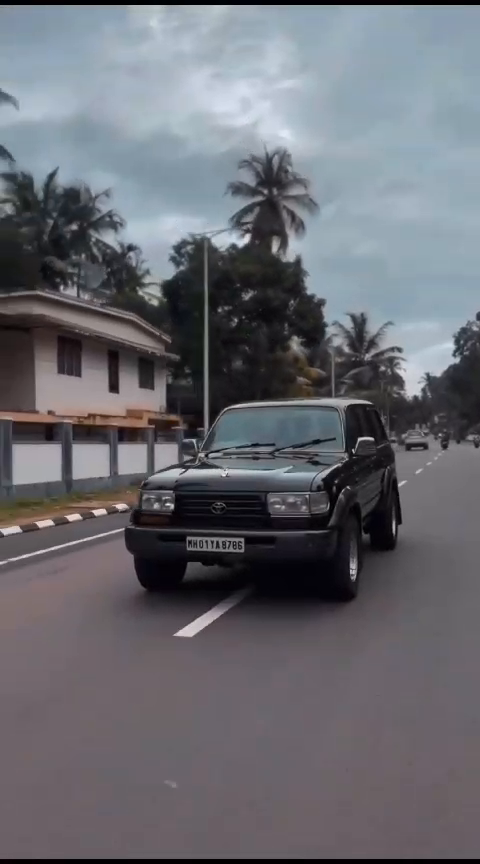
#> input picture frame 35 of march_bigdata/Deep Learning/open_cv/data/car_number.mp4, 480 x 864 px, given in place of videoplayback.mp4, which was not available
$ python video.py
#> lines starting #> are read from the running program, lines starting #| are printed output that depends on the picture; after the words box and inside, x2 and y2 are one past the last pixel; in counts of white or black regions, pixels touching at a corner belong together; pictures that were not available may be replaced by others from this repository, and a replacement may not be noted
import cv2
# to read vide cam
# video_capture = cv2.VideoCapture(0)
# to read a camera
video_capture=cv2.VideoCapture("open_cv/data/videoplayback.mp4")


while True:
  sucess,frame=video_capture.read()
#> frame is the input picture: shape (864, 480, 3); mean B, G, R 112.7, 106, 105
  # rect_frame=cv2.rectangle(frame,pt1=(40,40),pt2=(300,315),color=(255,0,0),thickness=cv2.FILLED)
  # cir_frame=cv2.circle(rect_frame,center=(177,181),radius=100,color=(0,0,255),thickness=5)
  gray_img=cv2.cvtColor(frame,cv2.COLOR_BGR2GRAY)
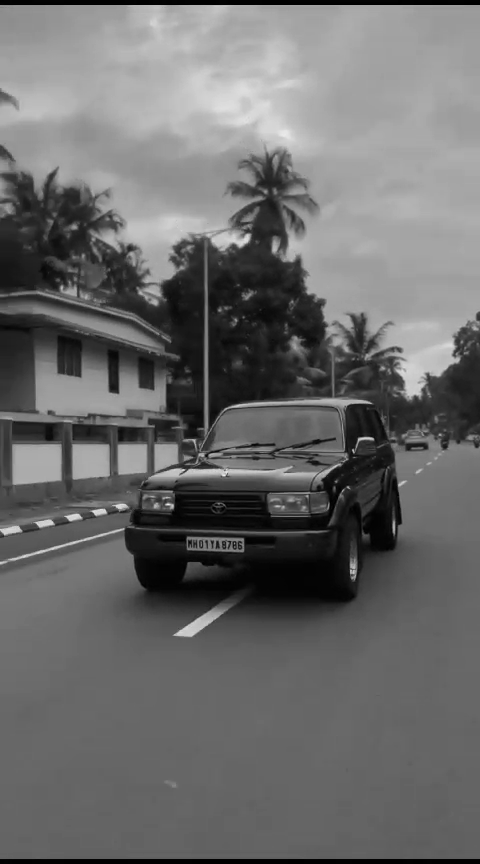
#> gray_img: shape (864, 480); min 0, max 239, mean 106.5
  (thresh,bw_img)=cv2.threshold(gray_img,128,255,cv2.THRESH_BINARY)
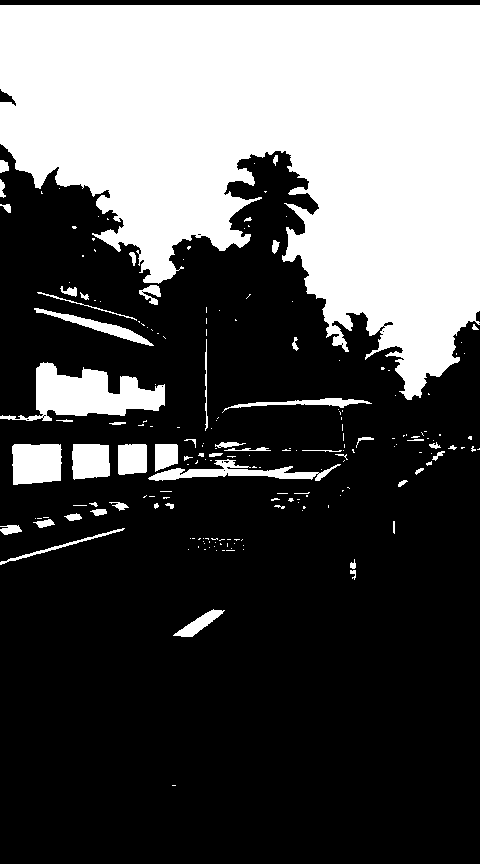
#> bw_img: shape (864, 480); 33.2% white; 194 white regions (141 under 20 px), largest, box (x1, y1, x2, y2) and area: (0, 5, 480, 400) 121257, (0, 362, 165, 421) 4748, (12, 444, 62, 485) 1873


  print(sucess)
#| True

  cv2.imshow("Video Capture",bw_img)

  if cv2.waitKey(100) & 0xFF==27:
#> (key Esc is pressed here)
    break
video_capture.release()
cv2.destroyAllWindows()

$ run again, starting later in the video
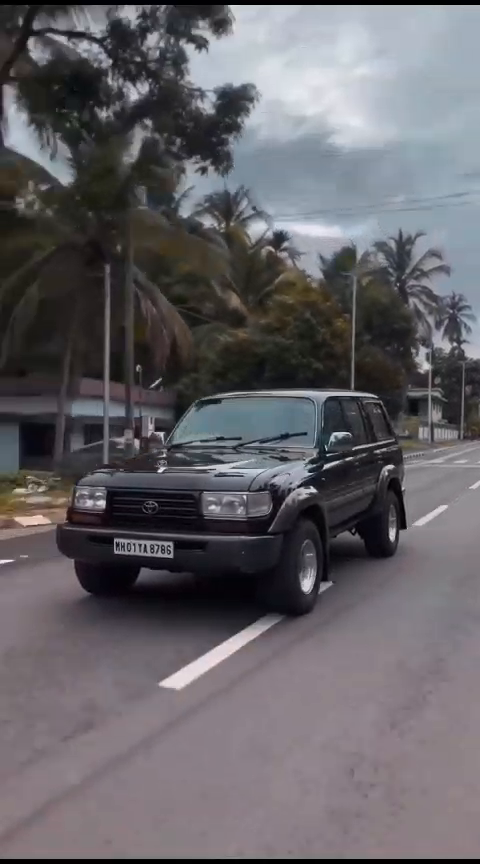
#> input picture frame 161 of march_bigdata/Deep Learning/open_cv/data/car_number.mp4, 480 x 864 px, given in place of videoplayback.mp4, which was not available
#> frame is the input picture: shape (864, 480, 3); mean B, G, R 102.1, 97.4, 100.1
#> `(thresh,bw_img)=cv2.threshold(gray_img,128,255,cv2.THRESH_BINARY)`:
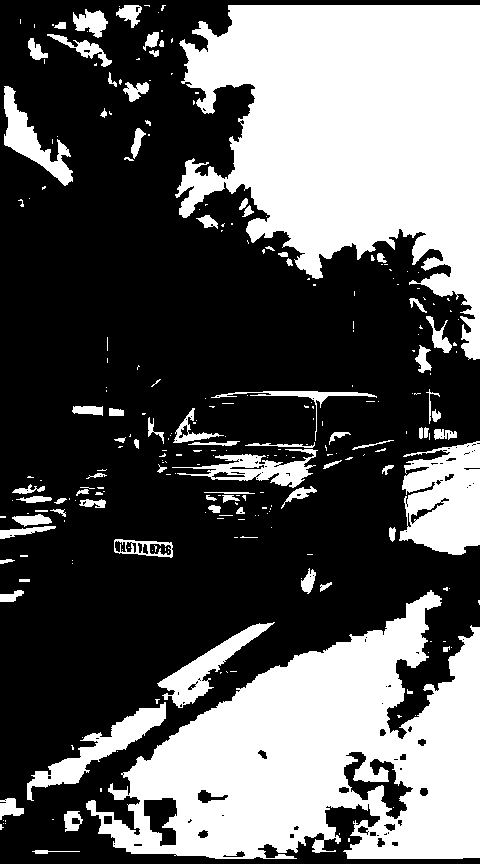
#> bw_img: shape (864, 480); 36.6% white; 263 white regions (181 under 20 px), largest, box (x1, y1, x2, y2) and area: (175, 5, 480, 360) 65658, (86, 590, 480, 859) 58178, (399, 441, 480, 555) 6810
#| True

$ run again, starting later in the video
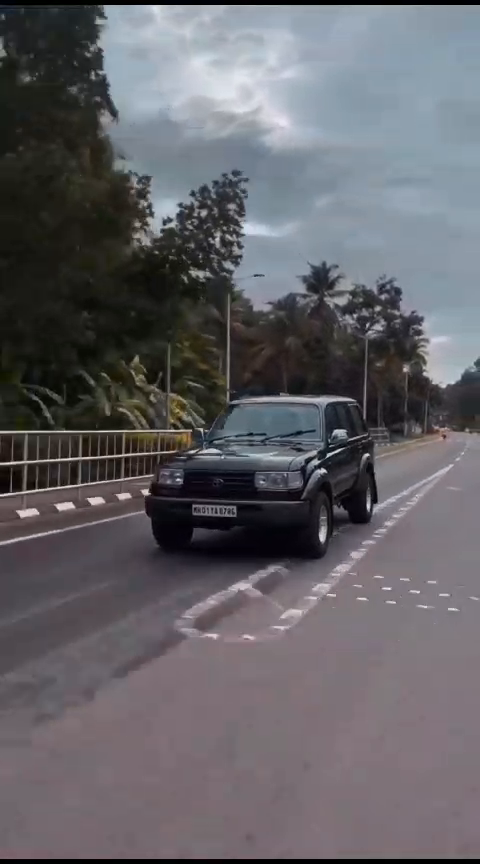
#> input picture frame 287 of march_bigdata/Deep Learning/open_cv/data/car_number.mp4, 480 x 864 px, given in place of videoplayback.mp4, which was not available
#> frame is the input picture: shape (864, 480, 3); mean B, G, R 102.4, 97.5, 99
#> `(thresh,bw_img)=cv2.threshold(gray_img,128,255,cv2.THRESH_BINARY)`:
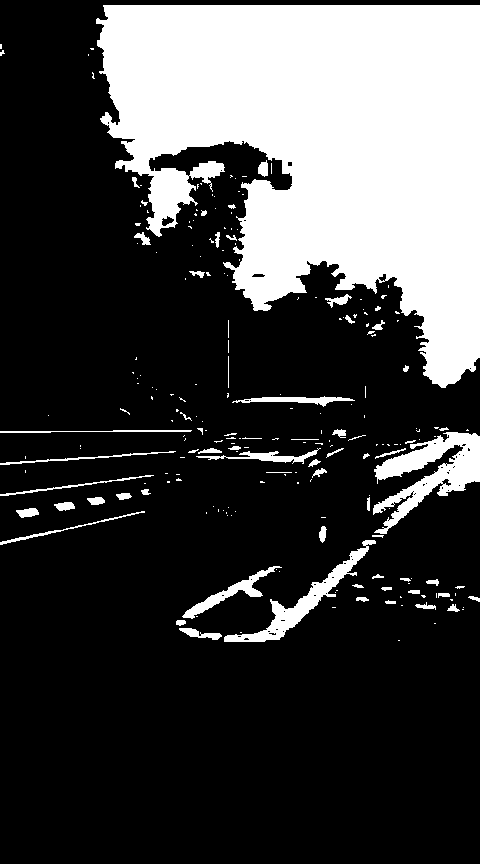
#> bw_img: shape (864, 480); 26% white; 220 white regions (156 under 20 px), largest, box (x1, y1, x2, y2) and area: (96, 5, 480, 388) 93956, (373, 432, 480, 534) 4462, (224, 540, 376, 642) 2375
#| True
